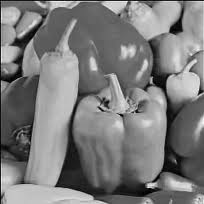
%> input picture grocery.jpg, 204 x 204 px
$ octave Sobel_Operator.m   (GNU Octave 9; MATLAB toolbox functions it lacks are replaced by stand-ins)
%> lines starting %> are read from the running program, lines starting %| are printed output that depends on the picture
% Initialization
close all;
clear all;
clc;

% Read and display the input image
image1 = imread('grocery.jpg');
%> image1 is the input picture: size 204x204x3 uint8; min 0, max 246, mean 123.2
imshow(image1);
title('Original Image');

% Convert the image to grayscale
Img = rgb2gray(image1); % converting the rgb image to a gray level image
Img = im2double(Img);
%> Img: size 204x204 double

% Define the Sobel filters for x and y directions
sobel_x = [-1 0 1; -2 0 2; -1 0 1];
sobel_y = [1 2 1; 0 0 0; -1 -2 -1];

% Apply the Sobel filters to get gradients
grad_x = conv2(Img, sobel_x, 'same');
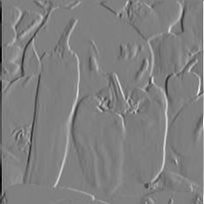
%> grad_x: size 204x204 double; min -3.68, max 3.64, mean -0.00965; drawn with min black and max white
grad_y = conv2(Img, sobel_y, 'same');
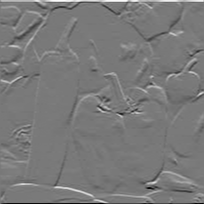
%> grad_y: size 204x204 double; min -3.38, max 3.72, mean 0.0101; drawn with min black and max white

% Compute the gradient magnitude
grad_magnitude = sqrt(grad_x.^2 + grad_y.^2);
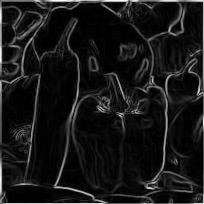
%> grad_magnitude: size 204x204 double; min 0, max 3.72, mean 0.348; drawn with min black and max white

% Display the gradients and the gradient magnitude
figure;
subplot(1, 3, 1);
imshow(grad_x, []);
title('Gradient in X direction');

subplot(1, 3, 2);
imshow(grad_y, []);
title('Gradient in Y direction');

subplot(1, 3, 3);
imshow(grad_magnitude, []);
title('Gradient Magnitude');

$ run again, with cats.jpg copied over grocery.jpg
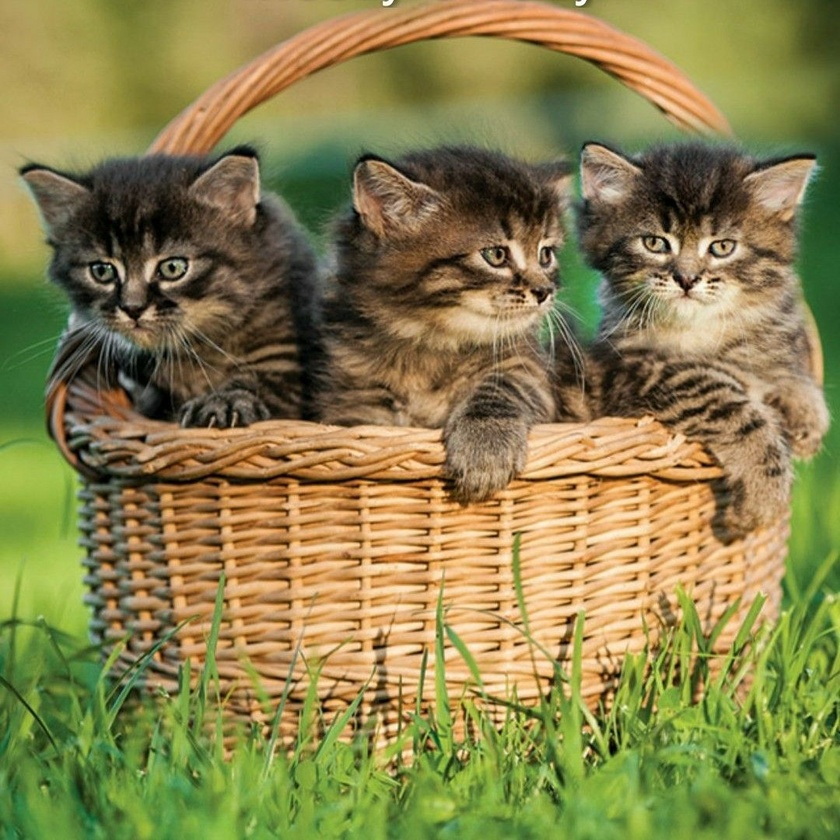
%> input picture cats.jpg, 840 x 840 px, shrunk from 1080 x 1080 before the run
%> image1 is the input picture: size 840x840x3 uint8; mean R, G, B 137.3, 129.4, 76.2
%> `grad_y = conv2(Img, sobel_y, 'same');`:
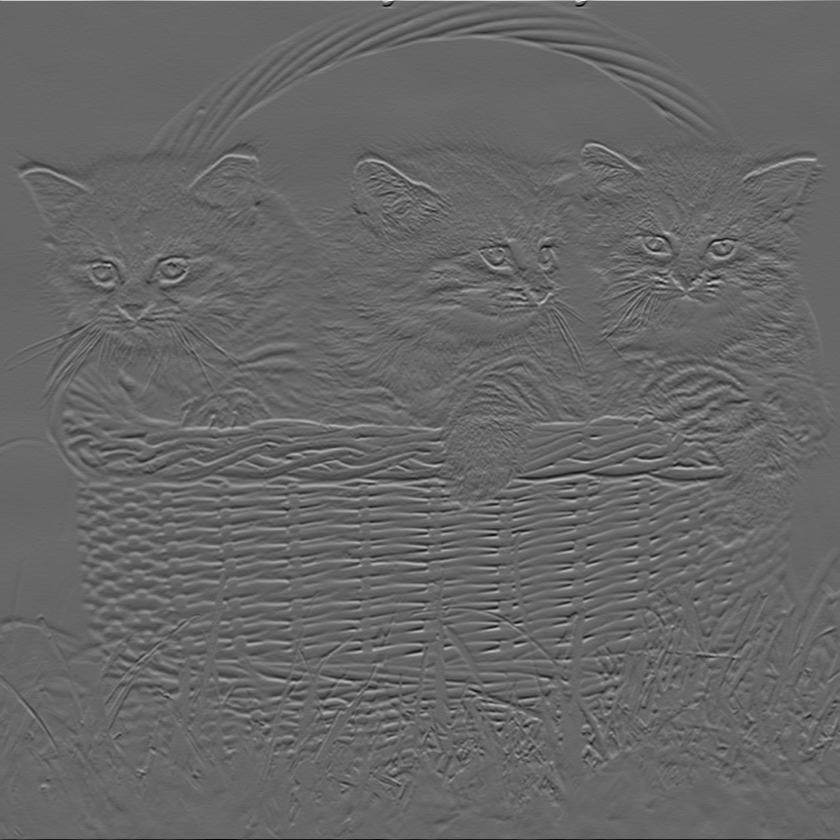
%> grad_y: size 840x840 double; min -2.64, max 3.88, mean -0.000262; drawn with min black and max white
%> `grad_magnitude = sqrt(grad_x.^2 + grad_y.^2);`:
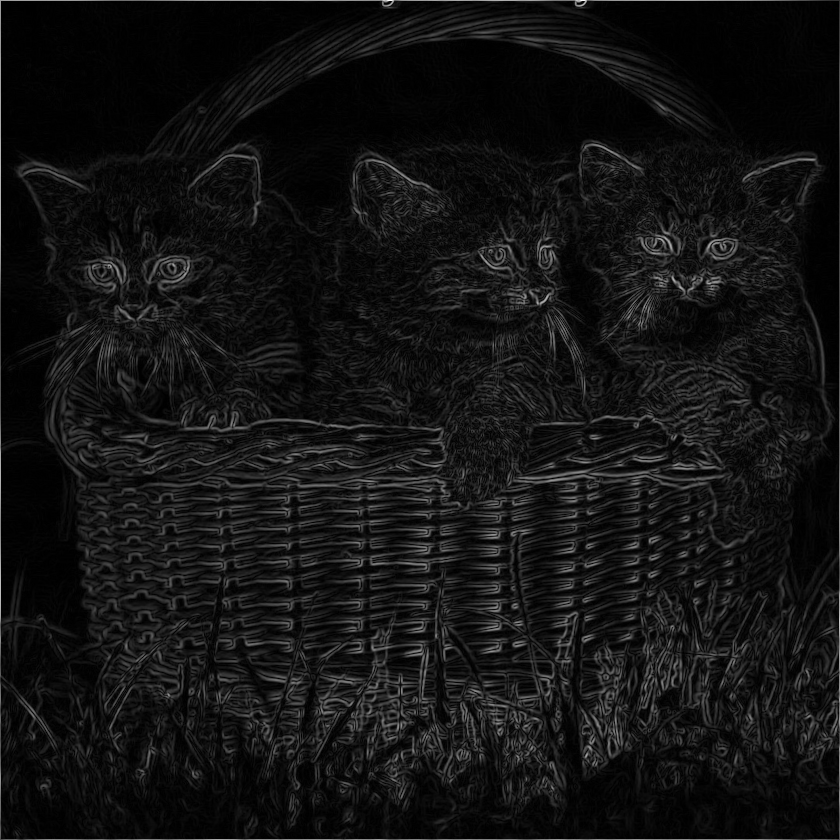
%> grad_magnitude: size 840x840 double; min 0, max 3.92, mean 0.296; drawn with min black and max white
